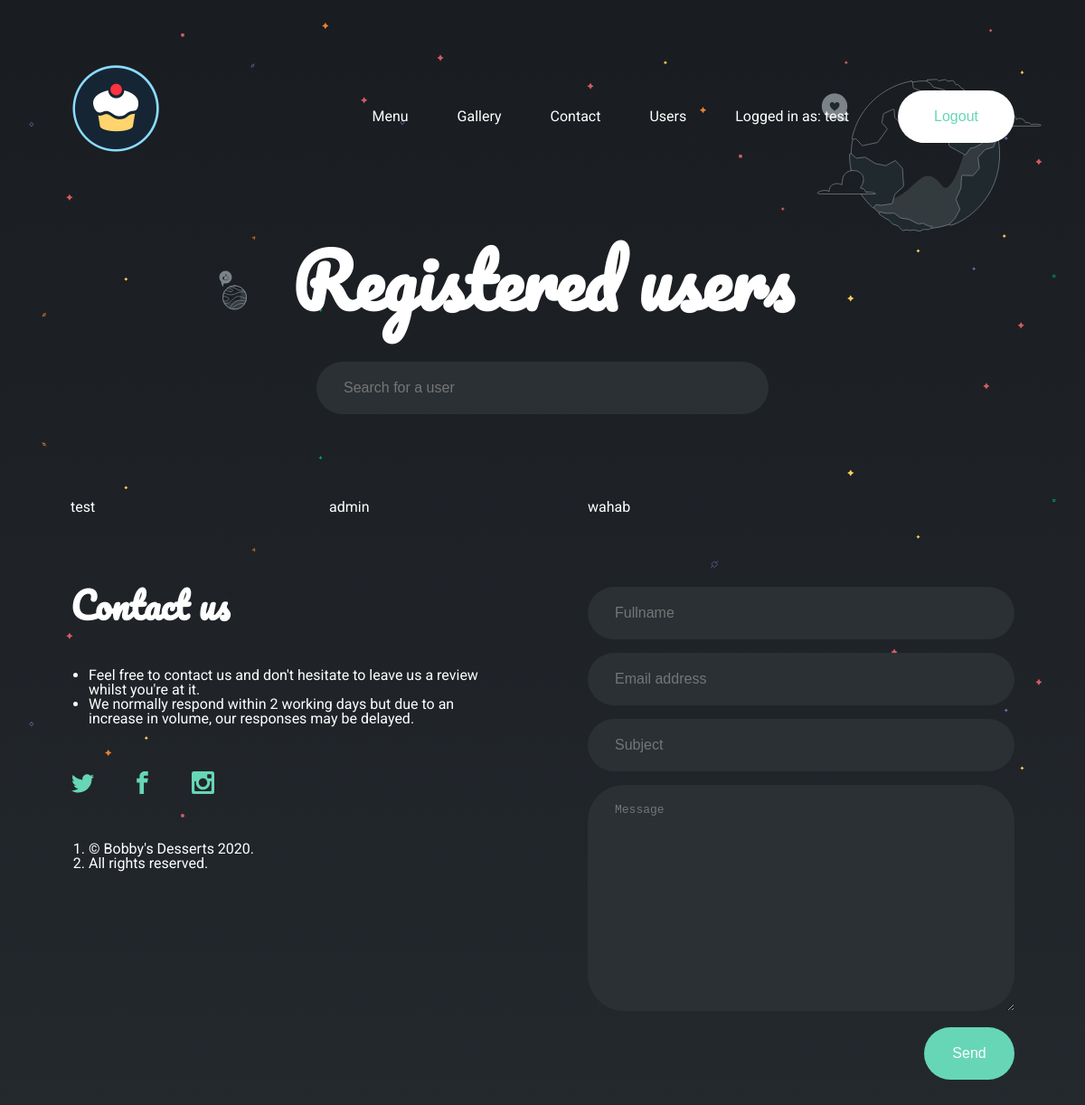
/users.php (signed in), run on the app's committed database.
### tables this page shows
CREATE TABLE `users` (
  `user_id` int(11) NOT NULL,
  `username` tinytext NOT NULL,
  `email_address` tinytext NOT NULL,
  `password` longtext NOT NULL,
  `user_level` int(1) NOT NULL DEFAULT '0'
);

### users.php (the view, shortened to what this page needs)
<?php require 'includes/dbh.inc.php'; ?>
<!DOCTYPE html>
<html lang="en">
<head>
    <link rel="stylesheet" href="assets/css/main.css">
</head>
<body>
    <header>
        <div class="container">
            <?php require "header.php"?>
            <div class="hero">
                <h1 class="title">Registered users</h1>
            </div>
            <input type="text" id="searchbar" name="searchbar" placeholder="Search for a user">
        </div>
    </header>
    <section id="menu">
        <div class="container">
            <div class="users-grid grid">
                <?php
                    $sql = "SELECT * FROM users";
                    $records = mysqli_query($conn, $sql);
                ?>
                <?php
                    while ($row = mysqli_fetch_array($records)) {
                        echo "<div class='user-item item'>
                            <div class='user-name'>".$row['username']."</div>
                        </div>";
                    }
                ?>
            </div>
        </div>
    </section>
    <?php require "footer.php"?>
</body>
</html>

### assets/css/main.css (style rules this page uses)
* { box-sizing: border-box; margin: 0; padding: 0; border: 0; outline: 0; font-size: 100%; vertical-align: baseline; background: transparent; }
*:before, *:after { box-sizing: inherit; }
body { color: white; font-weight: 400; font-family: 'Roboto', sans-serif; background-color: #24292e; background-image: url('../img/bg.svg'), linear-gradient(#191c20, #24292e 100%); background-size: contain; background-position: top; background-attachment: fixed; background-repeat: no-repeat; -webkit-font-smoothing: antialiased; -webkit-text-size-adjust: 100%; line-height: 1; }
.container { width: 87%; max-width: 1100px; margin: 0 auto; }
section, header, footer { margin: 70px 0; }
.grid { display: grid; grid-template-columns: 1fr 1fr; grid-column-gap: 100px; grid-row-gap: 50px; margin-top: 80px; }
input, textarea { background: #2B3034; margin-bottom: 15px; border-radius: 999px; padding: 20px 30px; font-weight: 300; width: 100%; color: white; }
h1 { margin: 0; font-family: 'Pacifico', cursive; font-size: 80px; color: white; text-align: center; }
header { text-align: center; width: 100%; }
.hero { z-index: -1; position: relative; padding-top: 200px; text-align: center; max-width: 700px; margin: 0 auto; }
#searchbar { margin-top: 50px; background: #2B3034; border-radius: 999px; padding: 20px 30px; font-weight: 300; width: 500px; }
.users-grid { grid-template-columns: 1fr 1fr 1fr 1fr; }

### data on the page
users: username "test"
users: username "admin"
users: username "wahab"

### other printed values
$_SESSION['session_username'] "test"
